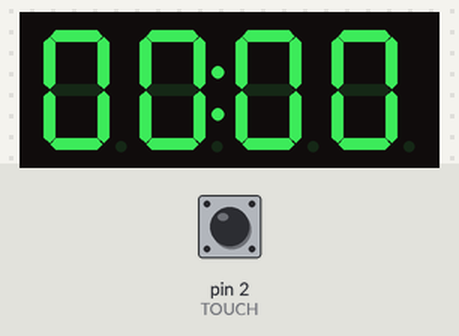
Simulated run of this sketch. Board: Arduino Uno, built with avr-gcc and run on an emulated ATmega328P. Parts: 4-digit seven-segment display. The test bench sets the inputs (shaded band); at power-on: pin 2 (TOUCH) HIGH.

Above: at 1.2 s.
1.3 s: pin 2 (TOUCH) pulled LOW for 0.15 s
At 1.51 s:
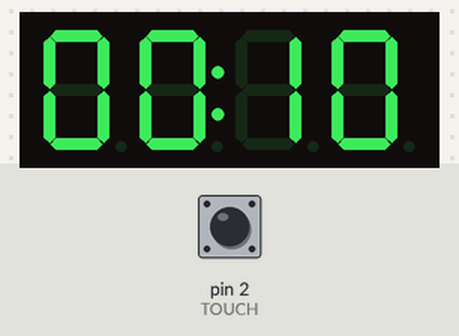
At 1.86 s:
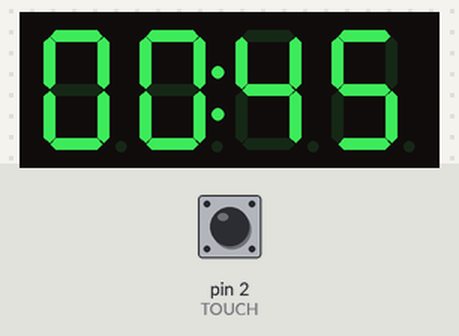

The sketch:

stopwatch.ino
```cpp
#include <TimerOne.h>
#include "TM1637Display.h"

#define CLK 10
#define DIO 11
#define TOUCH 2

TM1637Display fnd(CLK, DIO);
volatile uint16_t tSec = 0;
volatile uint16_t tMsec = 0;
volatile uint16_t tFlag = 0;
volatile long tPeriod;
volatile int Touched = 0;

void setup() {
  pinMode(TOUCH, INPUT_PULLUP);
  tPeriod = 50000;
  attachInterrupt(digitalPinToInterrupt(TOUCH), ISR_INT0, RISING);
  Timer1.initialize(tPeriod);
  Timer1.attachInterrupt(blinked);
  fnd.setBrightness(1);
  fnd.showNumberDecEx(0, 0x40, true);
}

void ISR_INT0(){
  Touched ^= 1;
}

void blinked(){
  if(Touched == 1){
    tMsec = tMsec + 5;
    if(tMsec == 100){
      tSec += 1;
      tMsec = 0;
    }
    tFlag = 1;
  }
  else{
    tMsec = 0;
    tSec = 0;
    tFlag = 0;
  }
}

void loop() {
  uint16_t num;
  uint16_t dot;
  if(tFlag == 1 && Touched == 1){
    num = tSec * 100 + tMsec;
    dot = (tMsec % 50 == 0) ? 0 : 0x40; // 0.5초 마다 깜빡
    fnd.showNumberDecEx(num, dot, true);
    tFlag = 0;
  }
}
```

Measured:
- after the input at 1.3 s, the display: first changes after 0.17 s (image 1 shows a later state)
